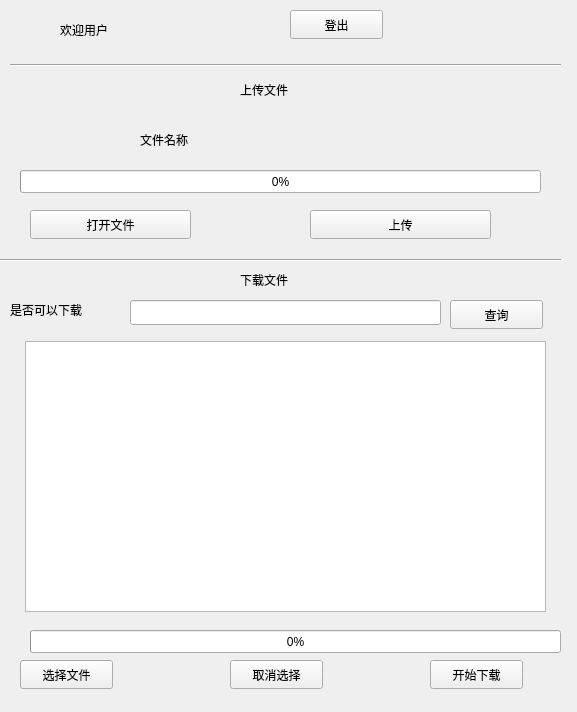
<?xml version="1.0" encoding="UTF-8"?>
<ui version="4.0">
 <class>Client</class>
 <widget class="QWidget" name="Client">
  <property name="geometry">
   <rect>
    <x>0</x>
    <y>0</y>
    <width>577</width>
    <height>712</height>
   </rect>
  </property>
  <property name="windowTitle">
   <string>Client</string>
  </property>
  <widget class="QProgressBar" name="downBar">
   <property name="geometry">
    <rect>
     <x>30</x>
     <y>630</y>
     <width>531</width>
     <height>23</height>
    </rect>
   </property>
   <property name="value">
    <number>0</number>
   </property>
  </widget>
  <widget class="QPushButton" name="searchButton">
   <property name="geometry">
    <rect>
     <x>20</x>
     <y>660</y>
     <width>93</width>
     <height>29</height>
    </rect>
   </property>
   <property name="text">
    <string>选择文件</string>
   </property>
  </widget>
  <widget class="QPushButton" name="unDownButton">
   <property name="geometry">
    <rect>
     <x>230</x>
     <y>660</y>
     <width>93</width>
     <height>29</height>
    </rect>
   </property>
   <property name="text">
    <string>取消选择</string>
   </property>
  </widget>
  <widget class="QPushButton" name="downButton">
   <property name="geometry">
    <rect>
     <x>430</x>
     <y>660</y>
     <width>93</width>
     <height>29</height>
    </rect>
   </property>
   <property name="text">
    <string>开始下载</string>
   </property>
  </widget>
  <widget class="QLabel" name="downLabel">
   <property name="geometry">
    <rect>
     <x>10</x>
     <y>300</y>
     <width>101</width>
     <height>20</height>
    </rect>
   </property>
   <property name="text">
    <string>是否可以下载</string>
   </property>
  </widget>
  <widget class="Line" name="line">
   <property name="geometry">
    <rect>
     <x>0</x>
     <y>250</y>
     <width>561</width>
     <height>20</height>
    </rect>
   </property>
   <property name="orientation">
    <enum>Qt::Horizontal</enum>
   </property>
  </widget>
  <widget class="QPushButton" name="openButton">
   <property name="geometry">
    <rect>
     <x>30</x>
     <y>210</y>
     <width>161</width>
     <height>29</height>
    </rect>
   </property>
   <property name="text">
    <string>打开文件</string>
   </property>
  </widget>
  <widget class="QPushButton" name="upButton">
   <property name="geometry">
    <rect>
     <x>310</x>
     <y>210</y>
     <width>181</width>
     <height>29</height>
    </rect>
   </property>
   <property name="text">
    <string>上传</string>
   </property>
  </widget>
  <widget class="QProgressBar" name="upBar">
   <property name="geometry">
    <rect>
     <x>20</x>
     <y>170</y>
     <width>521</width>
     <height>23</height>
    </rect>
   </property>
   <property name="value">
    <number>0</number>
   </property>
  </widget>
  <widget class="QLabel" name="label_2">
   <property name="geometry">
    <rect>
     <x>240</x>
     <y>270</y>
     <width>171</width>
     <height>20</height>
    </rect>
   </property>
   <property name="text">
    <string>下载文件</string>
   </property>
  </widget>
  <widget class="QLabel" name="filenameLabel">
   <property name="geometry">
    <rect>
     <x>140</x>
     <y>130</y>
     <width>271</width>
     <height>20</height>
    </rect>
   </property>
   <property name="text">
    <string>文件名称</string>
   </property>
  </widget>
  <widget class="QLabel" name="label_4">
   <property name="geometry">
    <rect>
     <x>240</x>
     <y>80</y>
     <width>69</width>
     <height>20</height>
    </rect>
   </property>
   <property name="text">
    <string>上传文件</string>
   </property>
  </widget>
  <widget class="QLabel" name="idLineEdit">
   <property name="geometry">
    <rect>
     <x>60</x>
     <y>20</y>
     <width>161</width>
     <height>20</height>
    </rect>
   </property>
   <property name="text">
    <string>欢迎用户</string>
   </property>
  </widget>
  <widget class="QPushButton" name="ButtonLogout">
   <property name="geometry">
    <rect>
     <x>290</x>
     <y>10</y>
     <width>93</width>
     <height>29</height>
    </rect>
   </property>
   <property name="text">
    <string>登出</string>
   </property>
  </widget>
  <widget class="Line" name="line_2">
   <property name="geometry">
    <rect>
     <x>10</x>
     <y>50</y>
     <width>551</width>
     <height>31</height>
    </rect>
   </property>
   <property name="orientation">
    <enum>Qt::Horizontal</enum>
   </property>
  </widget>
  <widget class="QLineEdit" name="searchEdit">
   <property name="geometry">
    <rect>
     <x>130</x>
     <y>300</y>
     <width>311</width>
     <height>25</height>
    </rect>
   </property>
  </widget>
  <widget class="QTreeView" name="treeView">
   <property name="geometry">
    <rect>
     <x>25</x>
     <y>341</y>
     <width>521</width>
     <height>271</height>
    </rect>
   </property>
  </widget>
  <widget class="QPushButton" name="getFile">
   <property name="geometry">
    <rect>
     <x>450</x>
     <y>300</y>
     <width>93</width>
     <height>29</height>
    </rect>
   </property>
   <property name="text">
    <string>查询</string>
   </property>
  </widget>
 </widget>
 <resources/>
 <connections/>
</ui>
